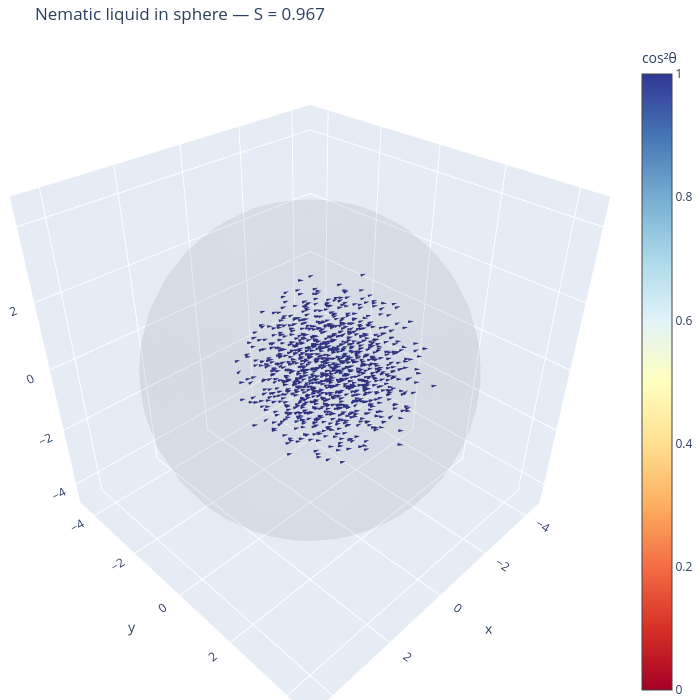

The notebook cell this image was saved under:
### Markdown cell above
## 5. 3D visualization with Plotly

Each particle is drawn as a cone pointing along its director $\hat n$.
Colour encodes the alignment with the nematic director (eigenvector of the
largest eigenvalue of $Q$).

### Code cell
import plotly.graph_objects as go

# Final snapshot
snap_final = sim.state.get_snapshot()
pos = np.array(snap_final.particles.position)
ori = np.array(snap_final.particles.orientation)
directors = quat_to_director(ori)

# Compute nematic director (eigenvector of Q)
Q = np.zeros((3, 3))
for a in range(3):
    for b in range(3):
        Q[a, b] = np.mean(1.5 * directors[:, a] * directors[:, b] - 0.5 * (a == b))
eigvals, eigvecs = np.linalg.eigh(Q)
nematic_director = eigvecs[:, np.argmax(eigvals)]

# cos^2(theta) with nematic director — measures alignment
cos2 = (directors @ nematic_director) ** 2

# Draw cones
cone_len = 0.5
fig = go.Figure()
fig.add_trace(go.Cone(
    x=pos[:, 0], y=pos[:, 1], z=pos[:, 2],
    u=directors[:, 0], v=directors[:, 1], w=directors[:, 2],
    sizemode="absolute",
    sizeref=cone_len,
    colorscale="RdYlBu",
    cmin=0, cmax=1,
    colorbar=dict(title="cos²θ"),
    anchor="center",
    showscale=True,
))

# Draw confining sphere wireframe
phi = np.linspace(0, 2 * np.pi, 40)
theta = np.linspace(0, np.pi, 20)
phi_g, theta_g = np.meshgrid(phi, theta)
xs = R_sphere * np.sin(theta_g) * np.cos(phi_g)
ys = R_sphere * np.sin(theta_g) * np.sin(phi_g)
zs = R_sphere * np.cos(theta_g)
fig.add_trace(go.Surface(
    x=xs, y=ys, z=zs,
    opacity=0.07,
    colorscale=[[0, "gray"], [1, "gray"]],
    showscale=False,
    hoverinfo="skip",
))

lim = R_sphere * 1.1
fig.update_layout(
    scene=dict(
        xaxis=dict(range=[-lim, lim]),
        yaxis=dict(range=[-lim, lim]),
        zaxis=dict(range=[-lim, lim]),
        aspectmode="cube",
    ),
    title=f"Nematic liquid in sphere — S = {S_arr[-1]:.3f}",
    width=700, height=700,
    margin=dict(l=0, r=0, t=40, b=0),
)
fig.show()

### Figure 1 — Plotly figure (JSON) as saved in the notebook; plotly's stock layout.template omitted (floating-point values rounded to 4 significant figures; data arrays with more than 128 entries replaced by an {"elided": "..."} marker saying what was removed)
{"data": [{"anchor": "center", "cmax": 1, "cmin": 0, "colorbar": {"title": {"text": "cos²θ"}}, "colorscale": [[0, "rgb(165,0,38)"], [0.1, "rgb(215,48,39)"], [0.2, "rgb(244,109,67)"], [0.3, "rgb(253,174,97)"], [0.4, "rgb(254,224,144)"], [0.5, "rgb(255,255,191)"], [0.6, "rgb(224,243,248)"], [0.7, "rgb(171,217,233)"], [0.8, "rgb(116,173,209)"], [0.9, "rgb(69,117,180)"], [1, "rgb(49,54,149)"]], "showscale": true, "sizemode": "absolute", "sizeref": 0.5, "type": "cone", "u": {"elided": "1000 float values"}, "v": {"elided": "1000 float values"}, "w": {"elided": "1000 float values"}, "x": {"elided": "1000 float values"}, "y": {"elided": "1000 float values"}, "z": {"elided": "1000 float values"}}, {"colorscale": [[0, "gray"], [1, "gray"]], "hoverinfo": "skip", "opacity": 0.07, "showscale": false, "type": "surface", "x": {"elided": "20x40 float values"}, "y": {"elided": "20x40 float values"}, "z": {"elided": "20x40 float values"}}], "layout": {"height": 700, "margin": {"b": 0, "l": 0, "r": 0, "t": 40}, "scene": {"aspectmode": "cube", "xaxis": {"range": [-4.731, 4.731]}, "yaxis": {"range": [-4.731, 4.731]}, "zaxis": {"range": [-4.731, 4.731]}}, "title": {"text": "Nematic liquid in sphere — S = 0.967"}, "width": 700}}
